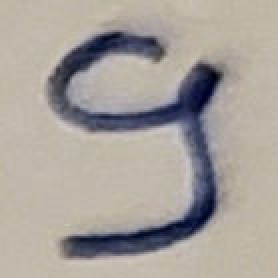
#> input picture data/test_images/digit (9).jpg, 139 x 139 px (shown 2 times larger)
$ python read_image.py
#> lines starting #> are read from the running program, lines starting #| are printed output that depends on the picture; after the words box and inside, x2 and y2 are one past the last pixel; in counts of white or black regions, pixels touching at a corner belong together
import cv2 as cv
import numpy as np
import os


def read_file(path):
#> called with path = 'data/test_images/digit (9).jpg'
    img = cv.resize(cv.imread(path, cv.IMREAD_GRAYSCALE), dsize=(28, 28))
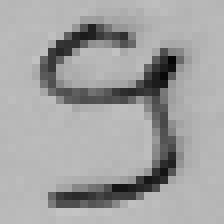
#> img: shape (28, 28) (shown 8 times larger); min 5, max 196, mean 162.2
    _, bw = cv.threshold(img, 120, 255, cv.THRESH_BINARY_INV)
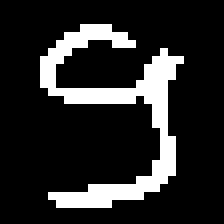
#> bw: shape (28, 28) (shown 8 times larger); 16.1% white in thin lines or dots, all inside (x1, y1, x2, y2) = (5, 3, 23, 26)
    bw = np.reshape(bw, (784, ))
#> bw = 784 values, max 255 at index 94, min 0 at index 0, mean 40.98
    return bw


if __name__ == "__main__":
    print(read_file(os.path.join(os.path.dirname(os.path.realpath(__file__)), "data", "test_images", "digit (9).jpg")))

$ run again, with data/test_images/digit (0).jpg copied over data/test_images/digit (9).jpg
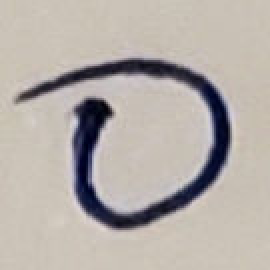
#> input picture data/test_images/digit (0).jpg, 135 x 135 px (shown 2 times larger)
#> in read_file, `img = cv.resize(cv.imread(path, cv.IMREAD_GRAYSCALE), dsize=(28, 28))`:
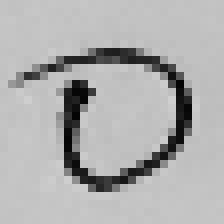
#> img: shape (28, 28) (shown 8 times larger); min 4, max 207, mean 174.8
#> in read_file, `_, bw = cv.threshold(img, 120, 255, cv.THRESH_BINARY_INV)`:
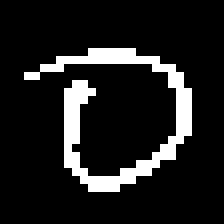
#> bw: shape (28, 28) (shown 8 times larger); 12% white in thin lines or dots, all inside (x1, y1, x2, y2) = (3, 6, 24, 24)
#> in read_file, `bw = np.reshape(bw, (784, ))`: bw = 784 values, max 255 at index 179, min 0 at index 0, mean 30.57

$ run again, with data/test_images/digit (2).jpg copied over data/test_images/digit (9).jpg
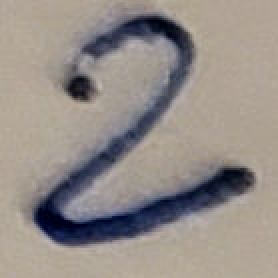
#> input picture data/test_images/digit (2).jpg, 139 x 139 px (shown 2 times larger)
#> in read_file, `img = cv.resize(cv.imread(path, cv.IMREAD_GRAYSCALE), dsize=(28, 28))`:
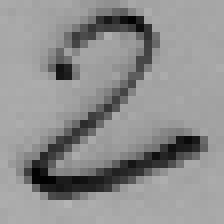
#> img: shape (28, 28) (shown 8 times larger); min 1, max 180, mean 142.6
#> in read_file, `_, bw = cv.threshold(img, 120, 255, cv.THRESH_BINARY_INV)`:
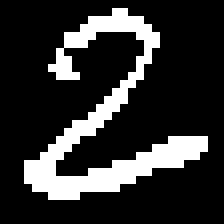
#> bw: shape (28, 28) (shown 8 times larger); 19% white in thin lines or dots, all inside (x1, y1, x2, y2) = (3, 1, 26, 25)
#> in read_file, `bw = np.reshape(bw, (784, ))`: bw = 784 values, max 255 at index 42, min 0 at index 0, mean 48.46
